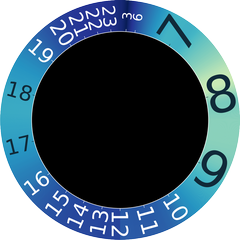
#> input picture firmware/assets/clockface_240.png, 240 x 240 px, given in place of Ziffernblatt.png, which was not available
$ python render_240.py
#> lines starting #> are read from the running program, lines starting #| are printed output that depends on the picture; after the words box and inside, x2 and y2 are one past the last pixel; in counts of white or black regions, pixels touching at a corner belong together; pictures that were not available may be replaced by others from this repository, and a replacement may not be noted
from pathlib import Path
from PIL import Image, ImageDraw
import numpy as np
base=Path(__file__).resolve().parent
im=Image.open(base/"Ziffernblatt.png").convert("RGB")
a=np.asarray(im)
# Identify the coloured dial, excluding the colour legend below it.
colour=(a.max(axis=2).astype(int)-a.min(axis=2).astype(int)>35)
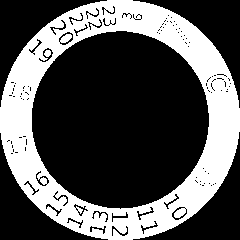
#> colour: shape (240, 240) bool; 33.7% white; 2 white regions, box (x1, y1, x2, y2) and area: (0, 0, 240, 240) 19400, (44, 50, 51, 57) 38
colour[int(im.height*.80):]=False
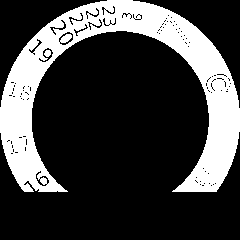
#> colour: shape (240, 240) bool; 25.5% white; 2 white regions, box (x1, y1, x2, y2) and area: (0, 0, 240, 192) 14636, (44, 50, 51, 57) 38
yy,xx=np.where(colour)
#> yy = 14674 values from 0 to 191; xx = 14674 values, max 239 at index 9068, min 0 at index 8941, mean 120.7
box=(int(xx.min()),int(yy.min()),int(xx.max())+1,int(yy.max())+1)
#> box = (0, 0, 240, 192)
crop=im.crop(box)
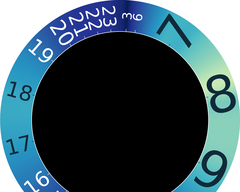
#> crop: PIL image 240x192 RGB; mean R, G, B 65.9, 88.6, 98.5
#> (the run stopped early here; a loop or call above may not have finished)
